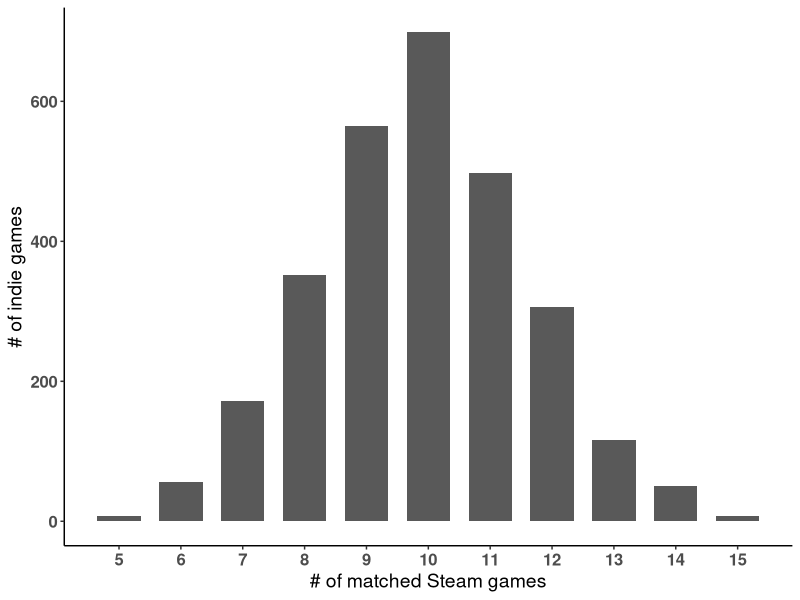
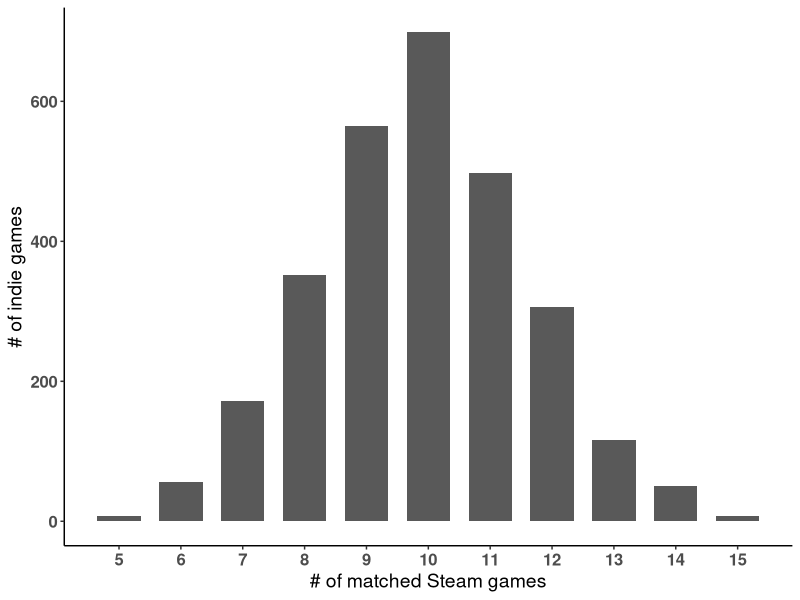

Recreate these plots in R, in order.
library(ggplot2)

num_recs <- read.csv("../dataset/num_recs.csv", 
                       encoding = "UTF-8" ,
                       stringsAsFactors = FALSE,
                       na.strings=c("","NA"))

ggplot(num_recs, aes(x=counts)) +
  # stat_density(aes(y=..count..)) +
  # geom_density() +
  geom_bar(width=0.7) +
  theme(
    panel.border = element_blank(),  
    # Remove panel grid lines
    panel.grid.major = element_blank(),
    panel.grid.minor = element_blank(),
    # Remove panel background
    panel.background = element_blank(),
    axis.line = element_line(),
    axis.text=element_text(size=12, face="bold"),
    axis.title=element_text(size=14),
  ) +
  labs(x = "# of matched Steam games",
       y= "# of indie games") +
  scale_x_continuous(breaks=5:15)
  # xlab("Number of matched Steam games")

ggsave("../../wip-20-quang-itch-steam-recommendation-text/figs/number-Steam-matched.pdf", 
       width = 6, height = 1.9, device=cairo_pdf)
